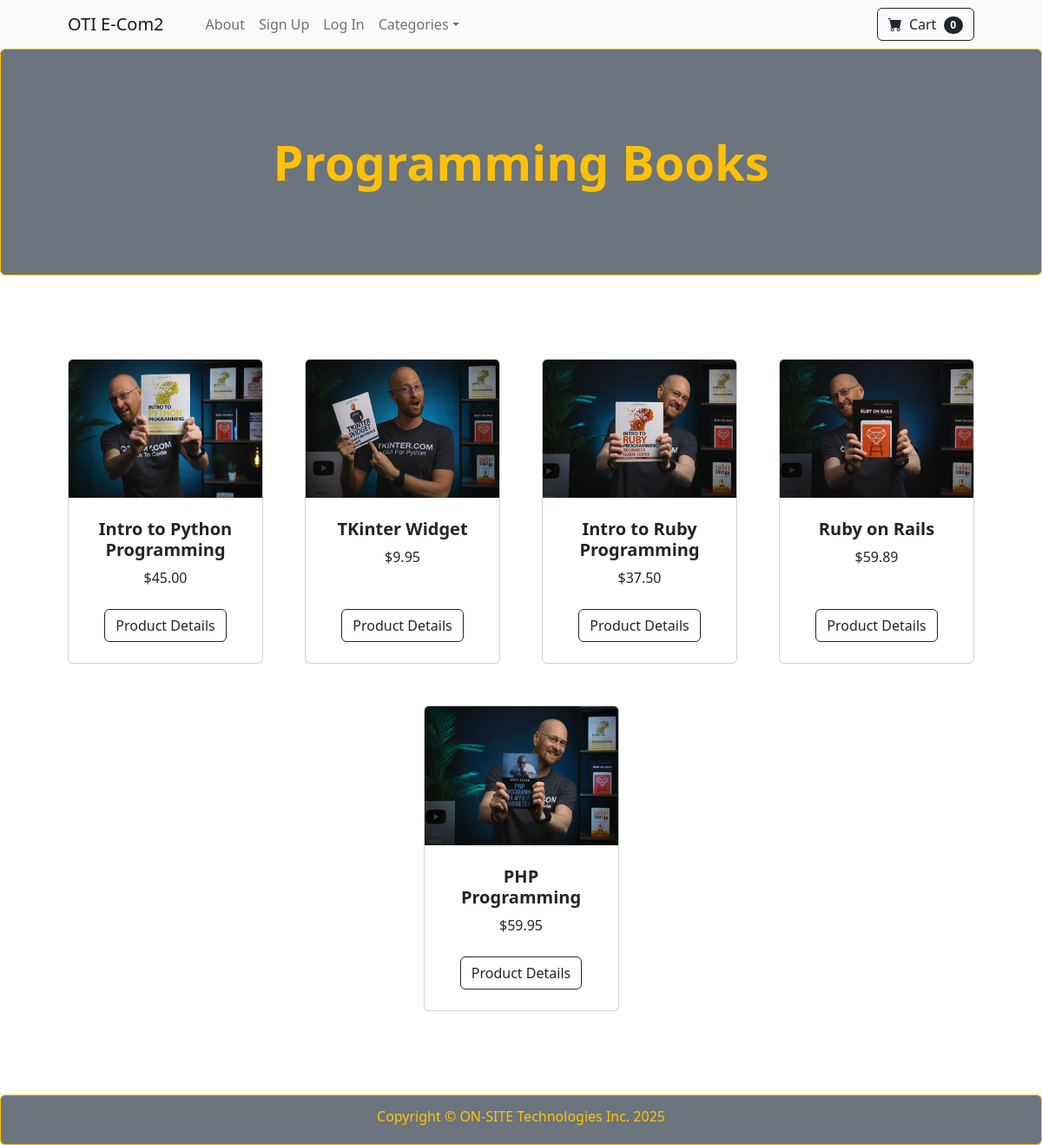
Screenshot of /category/Programming Books with the database file from the repository.
### store/models.py (models this page shows, shortened)
class Category (models.Model):
    name = models.CharField(max_length=100)
    def __str__(self):
        return self.name
    class Meta:
        verbose_name_plural = 'Categories'

class Product (models.Model):
    name = models.CharField(max_length=100)
    category = models.ForeignKey(Category, on_delete=models.CASCADE, default=1)
    price = models.DecimalField(max_digits=6, decimal_places=2, db_default=0)
    description = models.CharField(max_length=250, default='', blank=True, null=True)
    image = models.ImageField(upload_to='uploads/product/')
    is_sale = models.BooleanField(db_default=False)
    sale_price = models.DecimalField(max_digits=6, decimal_places=2, db_default=0)

### store/views.py (the view)
# urls.py: path('category/<str:vr>', views.category, name='category'),
def category(request, vr):
    try:
        category = Category.objects.get(name=vr)
        products = Product.objects.filter(category=category)
        return render(request, 'category.html', {'products': products, 'category': category})
    except:
        messages.danger(request, ('Sorry, that category does not exist.'))
        return redirect('home')

### cart/cart.py (called while the page is built)
    def __len__(self):
        return len(self.cart)

### cart/context_processors.py (called while the page is built)
def cart(request):
    return {'cart': Cart(request)}

### store/templates/category.html
{% extends 'base.html' %}
{% block content %}
<header class="bg-secondary py-5 border border-warning rounded-2">
    <div class="container px-4 px-lg-5 my-5">
        <div class="text-center text-warning">
            <h1 class="display-4 fw-bolder">{{ category }}</h1>
        </div>
    </div>
</header>
<section class="py-5">
    <div class="container px-4 px-lg-5 mt-5">
        <div class="row gx-4 gx-lg-5 row-cols-2 row-cols-md-3 row-cols-xl-4 justify-content-center">
            {% for prod in products %}
                {% if prod.is_sale %}
                    <div class="col mb-5">
                        <div class="card h-100">
                                <div class="badge bg-dark text-white position-absolute" style="top:0.5rem; right: 0.5rem">Sale</div>
                            <img class="card-img-top" src="{{prod.image.url}}" alt="..." />
                            <div class="card-body p-4">
                                <div class="text-center">
                                    <h5 class="fw-bolder">{{ prod.name }}</h5>
                                    <div class="d-flex justify-content-center fw-normal text-warning bg-black mb-2">
                                        <div class="bi-star-fill"></div>
                                        &nbsp;&nbsp;Sale!!&nbsp;&nbsp;
                                        <div class="bi-star-fill"></div>
                                    </div>
                                        <strike>${{ prod.price }}</strike>
                                    ${{ prod.sale_price }}
                                </div>
                            </div>
                            <div class="card-footer p-4 pt-0 border-top-0 bg-transparent">
                                <div class="text-center"><a class="btn btn-outline-dark mt-auto" href="{% url 'product' prod.id %}">Product Details</a></div>
                            </div>
                        </div>
                    </div>
                {% else %}
                    <div class="col mb-5">
                        <div class="card h-100">
                            <img class="card-img-top" src="{{prod.image.url}}" alt="..." />
                            <div class="card-body p-4">
                                <div class="text-center">
                                    <h5 class="fw-bolder">{{ prod.name }}</h5>
                                ${{ prod.price }}
                                </div>
                            </div>
                            <div class="card-footer p-4 pt-0 border-top-0 bg-transparent">
                                <div class="text-center"><a class="btn btn-outline-dark mt-auto" href="{% url 'product' prod.id %}">Product Details</a></div>
                            </div>
                        </div>
                    </div>
                {% endif %}
            {% endfor %}
        </div>
    </div>
</section>
{%endblock%}

### store/templates/base.html (shortened to what this page needs)
{% load static %}
<!DOCTYPE html>
<html lang="en">
    <head>
        <link href="https://cdn.jsdelivr.net/npm/bootstrap-icons@1.5.0/font/bootstrap-icons.css" rel="stylesheet" />
        <link href="{% static 'css/styles.css' %}" rel="stylesheet" />
    </head>
    <body>
        {% include 'navbar.html' %}
        {% block content %}
        {% endblock %}
       <footer class="bg-secondary py-1 border border-warning rounded-2">
           <div class="container px-4 px-lg-5 my-2">
                <div class="text-center text-warning">
                    <p>Copyright &copy; ON-SITE Technologies Inc. 2025</p>
                </div>
            </div>
        </footer>
    </body>
</html>

### store/templates/navbar.html (shortened to what this page needs)
<nav class="navbar navbar-expand-lg navbar-light bg-light">
    <div class="container px-4 px-lg-5">
        <a class="navbar-brand" href="{% url 'home' %}">OTI E-Com2</a>
        <div class="collapse navbar-collapse" id="navbarSupportedContent">
            <ul class="navbar-nav me-auto mb-2 mb-lg-0 ms-lg-4">
                <li class="nav-item"><a class="nav-link" href="{% url 'about' %}">About</a></li>
                {% if user.is_authenticated %}
                    <li class="nav-item"><a class="nav-link" href="{% url 'logout' %}">Log Out</a></li>
                {% else%}
                    <li class="nav-item"><a class="nav-link" href="{% url 'register' %}">Sign Up</a></li>
                    <li class="nav-item"><a class="nav-link" href="{% url 'login' %}">Log In</a></li>
                {% endif %}
                <li class="nav-item dropdown">
                    <a class="nav-link dropdown-toggle" id="navbarDropdown" href="#" role="button" data-bs-toggle="dropdown" aria-expanded="false">Categories</a>
                </li>
            </ul>
            <form class="d-flex">
                <a href="{% url 'cart_summary' %}" class="btn btn-outline-dark">
                    <i class="bi-cart-fill me-1"></i>
                    Cart
                    <span class="badge bg-dark text-white ms-1 rounded-pill" id="cart_quantity">{{ cart|length }}</span></a>
            </form>
        </div>
    </div>
</nav>

### rows the page displays
Category: name "Programming Books"
Product: image (picture), name "Intro to Python Programming", price "45.00"
Product: image (picture), name "TKinter Widget", price "9.95"
Product: image (picture), name "Intro to Ruby Programming", price "37.50"
Product: image (picture), name "Ruby on Rails", price "59.89"
Product: image (picture), name "PHP Programming", price "59.95"

### other values shown
{{ cart|length }} "0"
